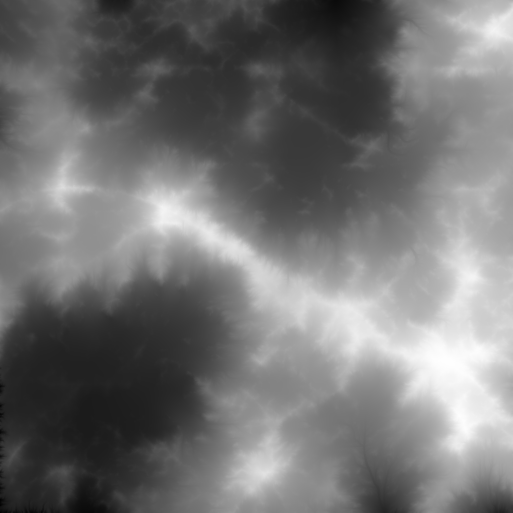
#> input picture mcu/ledmatrix/data/heightmap.png, 1025 x 1025 px (shown at 1/2 size)
$ jupyter execute palette.ipynb   (older library calls are emulated)
#> lines starting #> are read from the running program, lines starting #| are printed output that depends on the picture
[cell 1]
import numpy as np
from PIL import Image

[cell 2]
def lut_256(colors: np.ndarray) -> np.ndarray:
    cshp = colors.shape
    assert cshp[0] > 1
    assert cshp[1] == 3

    ypal = np.zeros((256, 3), dtype=np.float)
    xpal = np.linspace(0.0, 1.0, 256, dtype=np.float)
    xcol = np.linspace(0.0, 1.0, cshp[0], dtype=np.float)

    for i in range(0, 3):
        ycol = colors[:, i] / 255.0
        ypal[:, i] = np.power(np.interp(xpal, xcol, ycol), 2.2)

    return ypal

[cell 3]
def export_lut_12bits(lut: np.ndarray) -> str:
    tmp = lut * 15.0 + 0.5
    tmp = tmp.astype(np.uint16)
    lut12 = tmp[:, 0] << 8 | tmp[:, 1] << 4 | tmp[:, 2]

    header = "#pragma once\n"
    header += "const uint16_t lut[] = {"
    for i in range(0, 256):
        header += hex(lut12[i]) + ", "
    header += "};\n"

    return header

[cell 4]
def sine_lut_256() -> np.ndarray:
    xtable = np.linspace(0.0, 2.0*np.pi, 256, endpoint=False)
    ytable = np.sin(xtable)
    return ytable

[cell 5]
def export_lut_16bits(lut: np.ndarray) -> str:
    tmp = lut * 255.0 + 0.5
    lut8 = tmp.astype(np.int16)

    header = "#pragma once\n"
    header += "const int16_t sine[] = {"
    for i in range(0, 256):
        header += hex(lut8[i]) + ', '
    header += "};\n"

    return header

[cell 6]
def export_hmap_8bits(hmap: np.ndarray) -> str:
    header = "#pragma once\n"
    header += "const uint8_t hmap[] = {\n"
    for j in range(0, hmap.shape[0]):
        for i in range(0, hmap.shape[1]):
            header += hex(hmap[j, i]) + ", "
        header += "\n"
    header += "};\n"
    return header

[cell 7]
# [25 lines of commented-out code are left out]
colors = np.array([[0x00, 0x00, 0x00], [0xFF, 0xFF, 0xFF]], dtype=np.uint8)

pal = lut_256(colors)
header = export_lut_12bits(pal)
with open("gen.h", "w") as f:
    f.write(header)

[cell 8]
lut = sine_lut_256()
header = export_lut_16bits(lut)
with open("sine.h", "w") as f:
    f.write(header)

[cell 9]
hmap = Image.open("heightmap.png")
#> hmap is the input picture: PIL image 1025x1025 I;16; min 5364, max 60650, mean 30419.6
img = hmap.resize((128, 128), resample=Image.BOX)
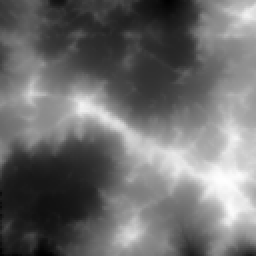
#> img: PIL image 128x128 I;16 (shown 2 times larger); min 7754, max 60559, mean 30409; drawn with min black and max white
tmp = np.array(img)

tshape = (tmp.shape[0]*2, tmp.shape[1]*2)
#> tshape = (256, 256)
tile = np.zeros((tshape[0], tshape[1]))
tile[0:tmp.shape[0], 0:tmp.shape[1]] = tmp
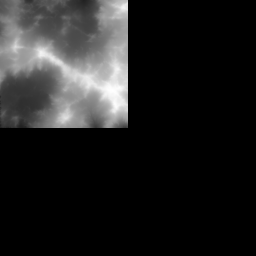
#> tile: shape (256, 256) float64; min 0, max 60559, mean 7602.2; drawn with min black and max white
tile[0:tmp.shape[0], tmp.shape[1]:tshape[1]] = tmp[:, ::-1]
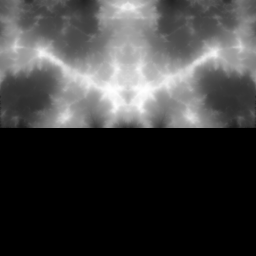
#> tile: shape (256, 256) float64; min 0, max 60559, mean 15204.5; drawn with min black and max white
tile[tmp.shape[0]:tshape[0], 0:tmp.shape[1]] = tmp[::-1, :]
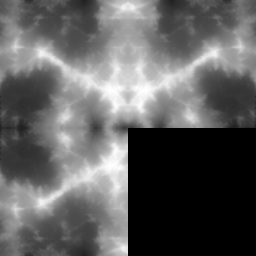
#> tile: shape (256, 256) float64; min 0, max 60559, mean 22806.7; drawn with min black and max white
tile[tmp.shape[0]:tshape[0], tmp.shape[1]:tshape[1]] = tmp[::-1, ::-1]
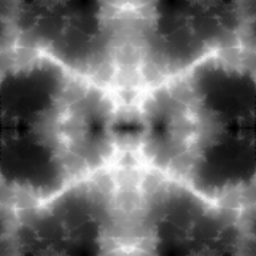
#> tile: shape (256, 256) float64; min 7754, max 60559, mean 30409; drawn with min black and max white

bias = 1.2 # create more lakes
tile = (tile - bias*np.min(tile)) / (np.max(tile) - bias*np.min(tile)) * 255.0
tile = np.clip(tile, 0, 255)

header = export_hmap_8bits(tile.astype(np.uint8))
with open("hmap.h", "w") as f:
    f.write(header)
